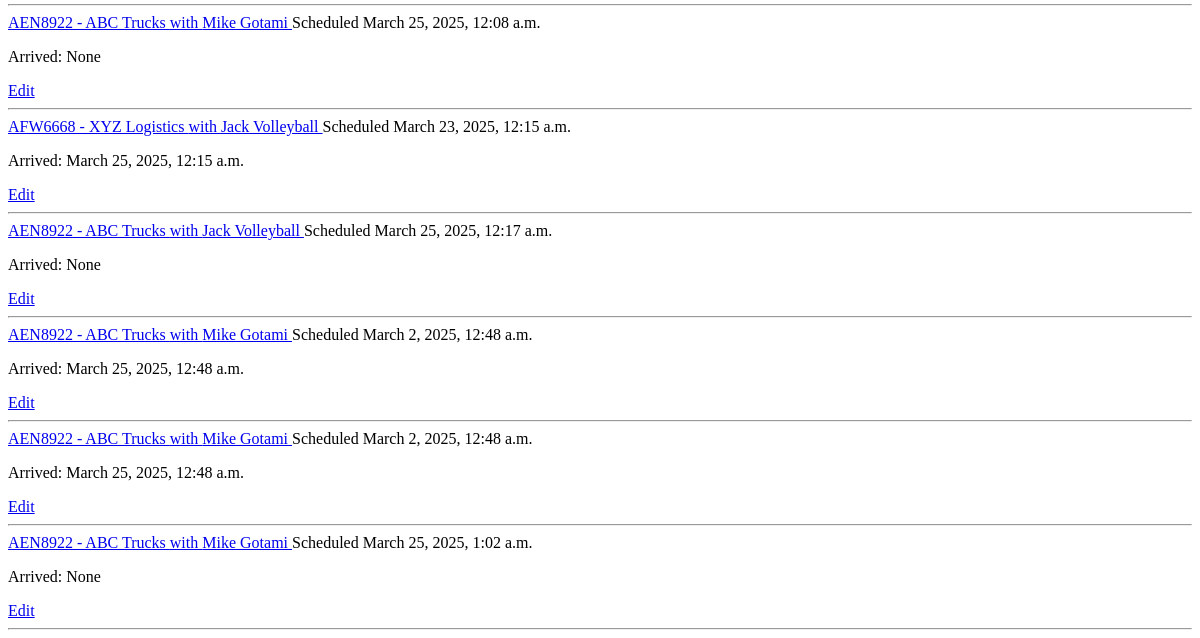
The app's page /app/trip/ (lower part), older data.
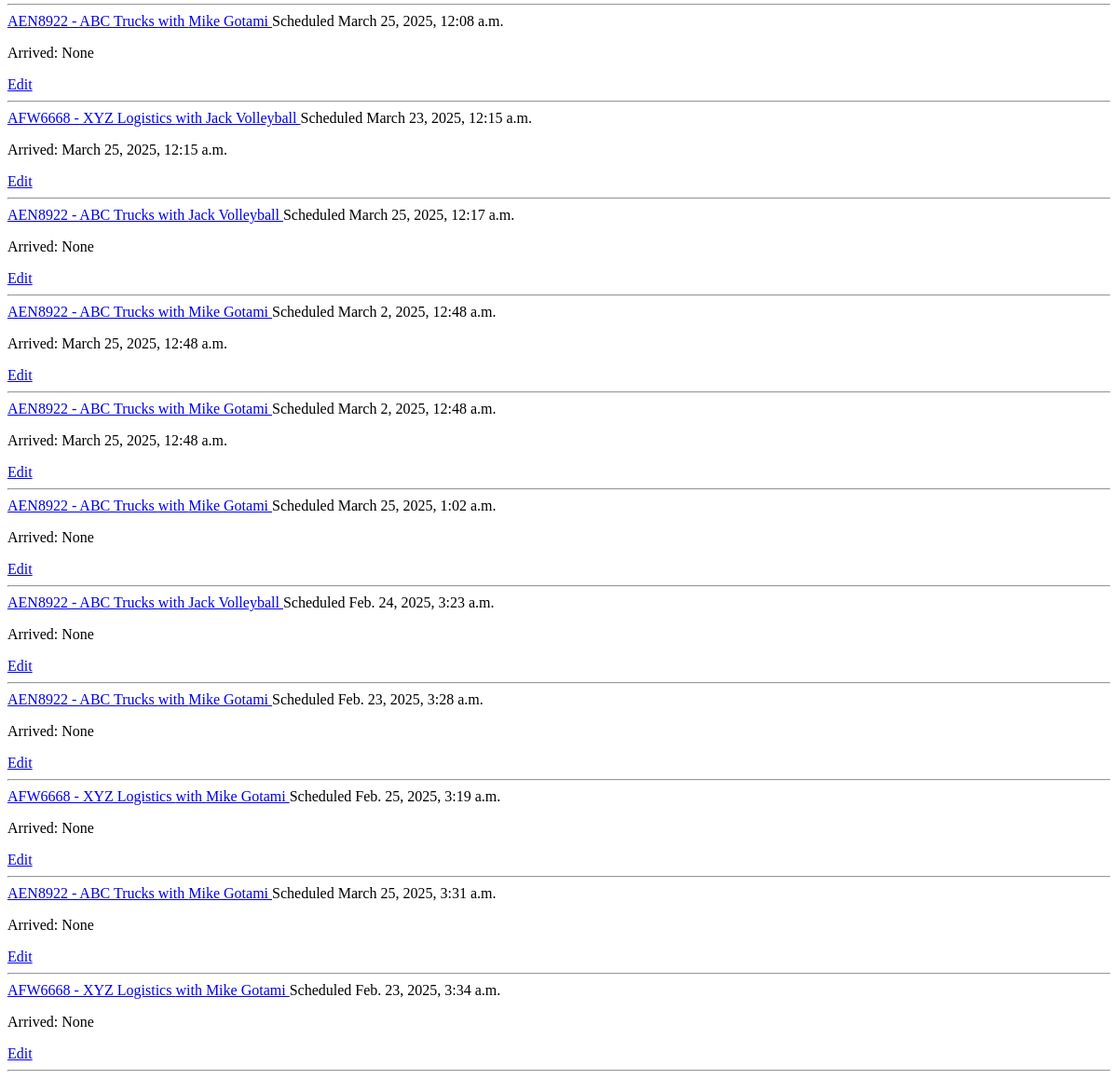
The same page, newer data.
### triplog/models.py (models this page shows, shortened)
class Trip(models.Model):
    truck = models.ForeignKey(Truck, on_delete=models.CASCADE, related_name="trips")
    driver = models.ForeignKey(Driver, on_delete=models.CASCADE, related_name="trips")
    departure_time = models.DateTimeField()
    arrival_time = models.DateTimeField(null=True, blank=True)
    status = models.CharField(max_length=20, choices=[("Ongoing", "Ongoing"), ("Completed", "Completed")], default="Ongoing")
    clerk = models.ForeignKey("auth.User",on_delete=models.CASCADE)
    def get_absolute_url(self):
        return reverse("trip_detail", kwargs={"pk": self.pk})

class Truck(models.Model):
    plate_number = models.CharField(max_length=7, unique=True)
    capacity_kg = models.FloatField()
    truck_company = models.ForeignKey(TruckCompany, on_delete=models.CASCADE, related_name="trucks")
    status = models.CharField(max_length=50, choices=[("Active", "Active"),("In Use", "In Use"),("Maintenance", "Maintenance")])
    def __str__(self):
        return f"{self.plate_number} - {self.truck_company.name}"

class TruckCompany(models.Model):
    name = models.CharField(max_length=255)
    contact = models.CharField(max_length=20)
    email = models.CharField(max_length=30)
    address = models.CharField(max_length=255)

class Driver(models.Model):
    name = models.CharField(max_length=255)
    license_number = models.CharField(max_length=10, unique=True)
    assigned_truck = models.OneToOneField(
        Truck, on_delete=models.SET_NULL, null=True, blank=True,unique=True)
    contact = models.CharField(max_length=10)
    def __str__(self):
        return self.name

### triplog/views.py (the view)
# urls.py: path("trip/", TripListView.as_view(), name="trip_list"),
class TripListView(ListView):
    model = Trip
    template_name = "trip/trip_list.html"

### templates/trip/trip_list.html (shortened to what this page needs)
{% extends 'base.html' %}
{% block content %}
{% for trip in trip_list %}
<div>
    <a href="{{ trip.get_absolute_url }}">{{ trip.truck }} with {{ trip.driver }} </a>
    <span>Scheduled {{ trip.departure_time }}</span>
    <p>Arrived: {{ trip.arrival_time }}</p>
</div>
<a href="{% url 'trip_edit' trip.pk %}">Edit</a>
<hr>
{% endfor %}
{% endblock %}

Row changes from the older to the newer data that the page shows:
added Trip: truck "AEN8922 - ABC Trucks", driver "Jack Volleyball", departure_time "Feb. 24, 2025, 3:23 a.m.", arrival_time "None"
added Trip: truck "AEN8922 - ABC Trucks", driver "Mike Gotami", departure_time "Feb. 23, 2025, 3:28 a.m.", arrival_time "None"
added Trip: truck "AFW6668 - XYZ Logistics", driver "Mike Gotami", departure_time "Feb. 25, 2025, 3:19 a.m.", arrival_time "None"
added Trip: truck "AEN8922 - ABC Trucks", driver "Mike Gotami", departure_time "March 25, 2025, 3:31 a.m.", arrival_time "None"
added Trip: truck "AFW6668 - XYZ Logistics", driver "Mike Gotami", departure_time "Feb. 23, 2025, 3:34 a.m.", arrival_time "None"
